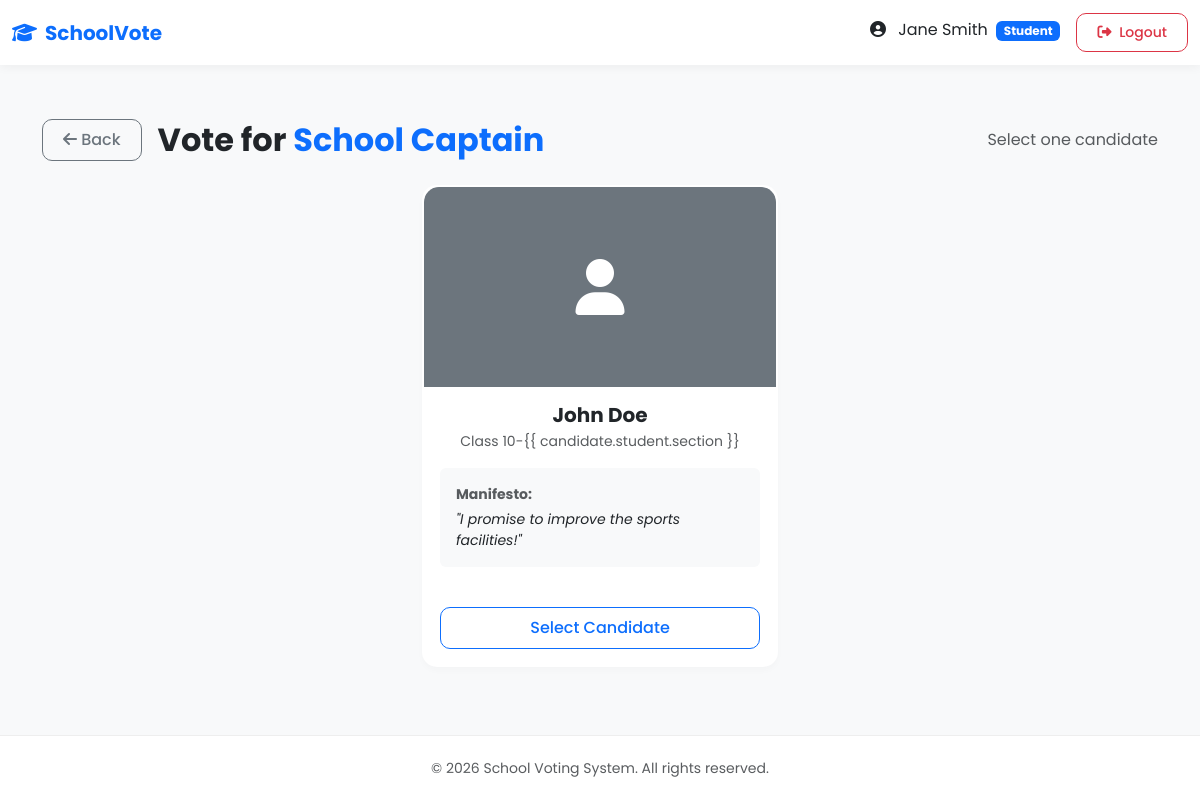
Page /vote/1/ (signed in) on the committed database.
### core/models.py (models this page shows, shortened)
class User(AbstractUser):
    ROLE_CHOICES = (
        ('principal', 'Principal'),
        ('teacher', 'Teacher'),
        ('student', 'Student'),
    )
    role = models.CharField(max_length=10, choices=ROLE_CHOICES)
    phone = models.CharField(max_length=15, blank=True, null=True)
    def is_student(self):
        return self.role == 'student'

class Position(models.Model):
    name = models.CharField(max_length=100, unique=True)

class Candidate(models.Model):
    student = models.OneToOneField(Student, on_delete=models.CASCADE)
    position = models.ForeignKey(Position, on_delete=models.CASCADE, related_name='candidates')
    manifesto = models.TextField()
    photo = models.ImageField(upload_to='candidates/')
    nominated_by = models.ForeignKey(Teacher, on_delete=models.SET_NULL, null=True)
    class Meta:
        unique_together = ('student', 'position')

class Student(models.Model):
    user = models.OneToOneField(User, on_delete=models.CASCADE, related_name='student_profile')
    aadhaar = models.CharField(max_length=12, unique=True)
    class_name = models.CharField(max_length=10)
    section = models.CharField(max_length=10)

### core/views.py (the view)
# urls.py: path('vote/<int:position_id>/', views.vote_page, name='vote_page'),
@login_required
def vote_page(request, position_id):
    if not request.user.is_student(): return redirect('index')
    position = get_object_or_404(Position, id=position_id)
    student = request.user.student_profile
    settings = ElectionSettings.objects.first()
    if not settings or not settings.is_active():
        messages.error(request, 'Election is not currently active.')
        return redirect('student_dashboard')
    if Vote.objects.filter(student=student, position=position).exists():
        messages.warning(request, 'You have already voted for this position.')
        return redirect('student_dashboard')
    candidates = Candidate.objects.filter(position=position)
    if request.method == 'POST':
        candidate_id = request.POST.get('candidate')
        candidate = get_object_or_404(Candidate, id=candidate_id)
        Vote.objects.create(student=student, candidate=candidate, position=position)
        messages.success(request, 'Vote cast successfully!')
        return redirect('student_dashboard')
    return render(request, 'vote.html', {'position': position, 'candidates': candidates})

### core/models.py (called while the page is built)
    def is_active(self):
        now = timezone.now()
        return self.start_time <= now <= self.end_time

### templates/vote.html (shortened to what this page needs)
{% extends 'base.html' %}
{% block content %}
<div class="container py-4">
    <div class="d-flex align-items-center mb-4">
        <a href="{% url 'student_dashboard' %}" class="btn btn-outline-secondary me-3"><i class="fas fa-arrow-left"></i>
            Back</a>
        <h2 class="fw-bold mb-0">Vote for <span class="text-primary">{{ position.name }}</span></h2>
        <p class="text-muted ms-auto mb-0">Select one candidate</p>
    </div>
    <form method="post" id="voteForm">
        <div class="row g-4 justify-content-center">
            {% for candidate in candidates %}
            <div class="col-md-6 col-lg-4">
                <label class="card h-100 cursor-pointer vote-card position-relative overflow-hidden">
                    {% if candidate.photo %}
                    <img src="{{ candidate.photo.url }}" class="card-img-top candidate-img"
                        alt="{{ candidate.student.user.get_full_name }}">
                    {% else %}
                    <div
                        class="card-img-top candidate-img bg-secondary d-flex align-items-center justify-content-center text-white display-4">
                        <i class="fas fa-user"></i>
                    </div>
                    {% endif %}
                    <div class="card-body text-center">
                        <h5 class="card-title fw-bold mb-1">{{ candidate.student.user.get_full_name }}</h5>
                        <p class="text-muted small mb-3">Class {{ candidate.student.class_name }}-{{
                            candidate.student.section }}</p>
                        <div class="bg-light p-3 rounded mb-3 text-start">
                            <small class="text-muted d-block fw-bold mb-1">Manifesto:</small>
                            <p class="card-text small fst-italic mb-0">"{{ candidate.manifesto|truncatechars:100 }}"</p>
                        </div>
                    </div>
                    <div class="card-footer bg-white border-top-0 pb-3">
                        <span class="btn btn-outline-primary w-100 select-btn">Select Candidate</span>
                    </div>
                </label>
            </div>
            {% empty %}
            <div class="col-12 text-center py-5">
                <h4 class="text-muted">No candidates found for this position.</h4>
            </div>
            {% endfor %}
        </div>
    </form>
</div>
{% endblock %}

### templates/base.html (shortened to what this page needs)
{% load static %}
<!DOCTYPE html>
<html lang="en">
<head>
    <link href="https://cdn.jsdelivr.net/npm/bootstrap@5.3.0/dist/css/bootstrap.min.css" rel="stylesheet">
    <link rel="stylesheet" href="https://cdnjs.cloudflare.com/ajax/libs/font-awesome/6.4.0/css/all.min.css">
</head>
<body>
    <nav class="navbar navbar-expand-lg navbar-light sticky-top">
        <div class="container-fluid">
            <a class="navbar-brand fw-bold text-primary" href="{% url 'index' %}">
                <i class="fas fa-graduation-cap me-2"></i>SchoolVote
            </a>
            <div class="collapse navbar-collapse" id="navbarNav">
                <ul class="navbar-nav ms-auto align-items-center">
                    {% if user.is_authenticated %}
                        <li class="nav-item">
                            <span class="nav-link text-dark">
                                <i class="fas fa-user-circle me-1"></i>
                                {{ user.get_full_name|default:user.username }}
                                <span class="badge bg-primary ms-1">{{ user.role|title }}</span>
                            </span>
                        </li>
                        <li class="nav-item ms-2">
                            <a class="btn btn-outline-danger btn-sm" href="{% url 'logout' %}">
                                <i class="fas fa-sign-out-alt me-1"></i> Logout
                            </a>
                        </li>
                    {% else %}
                        <li class="nav-item">
                            <a class="nav-link" href="{% url 'index' %}">Home</a>
                        </li>
                    {% endif %}
                </ul>
            </div>
        </div>
    </nav>
    <div class="container-fluid">
        <div class="row">
            <main class="{% block main_class %}col-12{% endblock %} main-content">
                {% block content %}{% endblock %}
            </main>
        </div>
    </div>
    <footer class="footer text-center text-muted">
        <div class="container">
            <small>&copy; 2026 School Voting System. All rights reserved.</small>
        </div>
    </footer>
</body>
</html>

### templates/base.html (style rules this page uses)
:root { --primary-color: #0d6efd; --secondary-color: #6c757d; --background-color: #f8f9fa; --card-hover-transform: translateY(-5px); --transition-speed: 0.3s; }
body { font-family: 'Poppins', sans-serif; background-color: var(--background-color); min-height: 100vh; display: flex; flex-direction: column; }
.navbar { background: rgba(255, 255, 255, 0.95); backdrop-filter: blur(10px); box-shadow: 0 2px 10px rgba(0,0,0,0.05); }
.card { border: none; border-radius: 15px; box-shadow: 0 4px 6px rgba(0,0,0,0.02); transition: transform var(--transition-speed), box-shadow var(--transition-speed); }
.btn { border-radius: 10px; padding: 8px 20px; font-weight: 500; }
.nav-link { border-radius: 10px; margin-bottom: 5px; color: #555; padding: 10px 15px; transition: all 0.2s; }
.nav-link i { margin-right: 10px; width: 20px; }
.main-content { flex: 1; padding: 30px; }
.footer { background-color: white; padding: 20px 0; margin-top: auto; border-top: 1px solid #eee; }
.candidate-img { height: 200px; object-fit: cover; border-radius: 15px 15px 0 0; }

### templates/vote.html (style rules this page uses)
.cursor-pointer { cursor: pointer; }
.vote-card { transition: all 0.3s ease; border: 2px solid transparent; }

### rows in the picture
User: get_full_name "Jane Smith", role "Student"
Position: name "School Captain"
Candidate: student.user.get_full_name "John Doe", student.class_name "10", manifesto "I promise to improve the sports facilities!"
